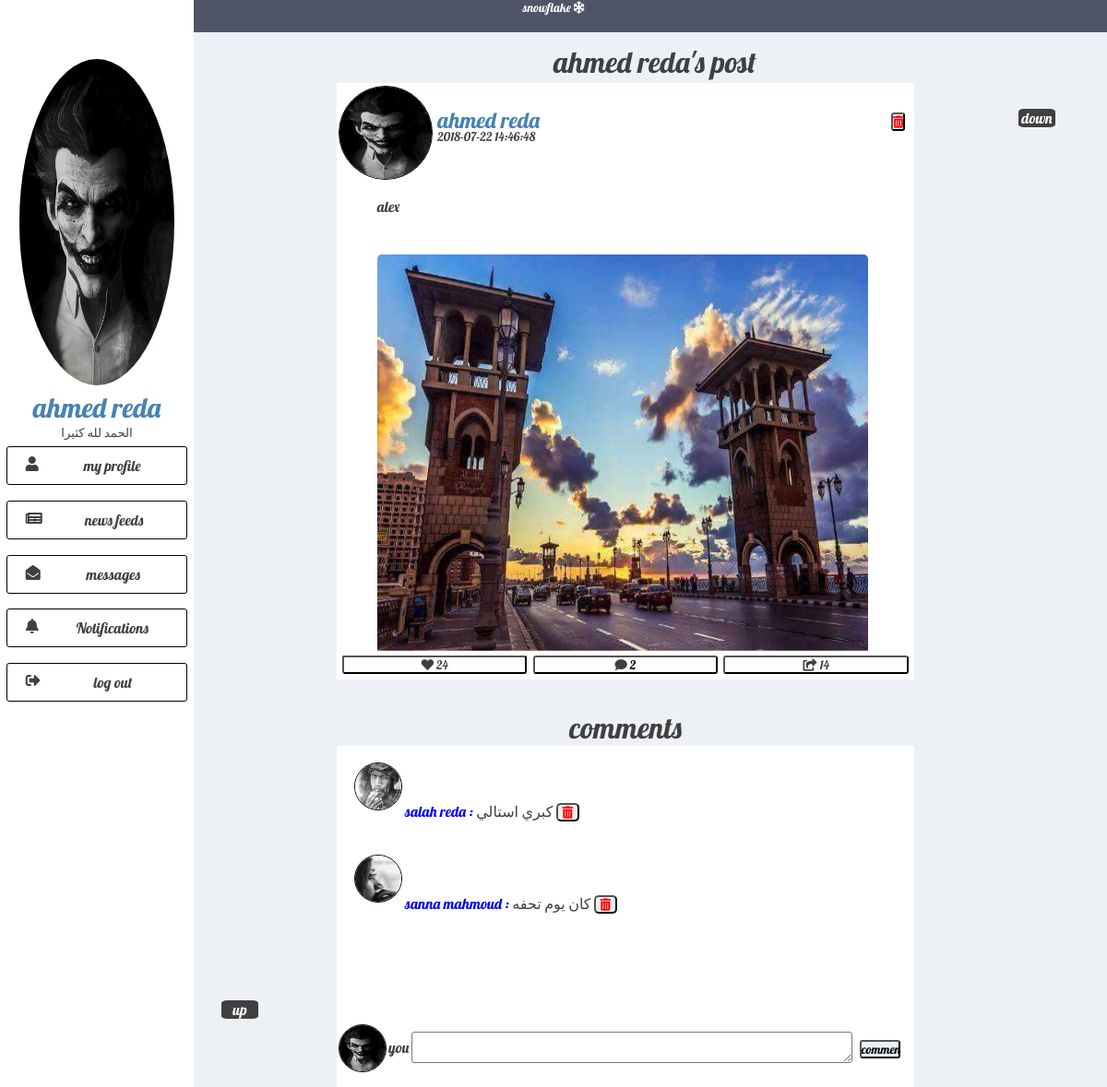
The page /?PG=S_post&post_id=102 (signed in) on the database its author committed.
### tables this page shows
CREATE TABLE `posts` (
  `id` int(11) NOT NULL,
  `text` varchar(500) DEFAULT NULL,
  `time` timestamp NOT NULL DEFAULT CURRENT_TIMESTAMP,
  `likes` int(11) DEFAULT '0',
  `comments` int(11) DEFAULT '0',
  `share` int(11) DEFAULT '0',
  `user_id` int(11) NOT NULL
);

CREATE TABLE `users` (
  `id` int(11) NOT NULL,
  `username` varchar(150) NOT NULL,
  `password` varchar(500) NOT NULL,
  `email` varchar(150) NOT NULL,
  `birth_day` varchar(150) DEFAULT NULL,
  `bio` varchar(500) DEFAULT NULL,
  `job` varchar(150) DEFAULT NULL,
  `city` varchar(150) DEFAULT NULL,
  `time` timestamp NOT NULL DEFAULT CURRENT_TIMESTAMP ON UPDATE CURRENT_TIMESTAMP,
  `secret` varchar(150) NOT NULL
);

CREATE TABLE `comment` (
  `id` int(11) NOT NULL,
  `text` varchar(150) NOT NULL,
  `time` timestamp NULL DEFAULT CURRENT_TIMESTAMP,
  `post_id` int(11) NOT NULL,
  `user_id` int(11) NOT NULL
);

### includes/special/S_post.php (the view, shortened to what this page needs)
<?php
include_once('phpDB/connectDB.php');
	$query="SELECT posts.* , users.id , users.username FROM posts INNER JOIN users ON posts.user_id=users.id WHERE posts.id ='".post_id."' ORDER BY `posts`.`time` DESC;";
			$result=mysqli_query($connect,$query);
			$row=mysqli_fetch_row($result);
		$post_user_name=$row[8];
?>
<a href="#bottom"><div class="go">down</div></a>
<a href="#top"><div class="go" style="top:92%;
	left: 20%;">up</div></a>
<link rel="stylesheet" href="css/S_post.css">
<h1 style=" position: fixed; top:4%;left:50%; z-index: 10;"><?php echo $post_user_name ;?>'s post</h1>
<br>
<br>
<br>
	<div id="posts">
		<?php
				echo'
		<form  class="post the_post" >
			<img src="cloud/'.$row[7].'/profile.jpg?v='.$_SESSION["my_version"].'">
		<a href="?PG=S_profile&S_user_id='.$row[7].'"><h2 style="color:steelblue!important;">'.$row[8].'</h2></a>
			<h5>'.$row[2].'</h5>
			<p style="padding-bottom:30px;">'.$row[1].'</p>
				';
				if(file_exists('cloud/'.$row[7].'/pro_post_img/'.$row[0].'.jpg'))
				{
					echo '<div class="post_img"><img src="cloud/'.$row[7].'/pro_post_img/'.$row[0].'.jpg"></div>';
				}
		if($row[7]==$_SESSION["id"])
		{
			echo'
			<button  type="submit" class="delete" style="width:15px!important;top:5%!important;left:95%!important;"><i class="fas fa-trash-alt" style="color:red!important;"></i><button>
			';
		}
				echo'
			<button  type="submit" class="share therdbutton" id="B_share'.$row[0].'" ><i class="fas fa-share-square" id="I_share'.$row[0].'"> </i><span id="C_share'.$row[0].'" value="'.$row[5].'"> '.$row[5].'</span></button>
			<button  type="submit" class="comment secondbutton" ><i class="fas fa-comment"></i> '.$row[4].'</button>
			<button type="submit" id="B_like'.$row[0].'" class="like firstbutton" > <i class="fas fa-heart" id="I_like'.$row[0].'" ></i><span id="C_like'.$row[0].'" value="'.$row[2].'"> '.$row[3].'</span> </button>
			';
			echo '
			<input type="hidden" name="post_id" value="'.$row[0].'">
			<input type="hidden" name="type" id="type'.$row[0].'" value="unliked">
			<input type="hidden" name="which" class="which" value="none">
			<input type="hidden" name="who" value="post">
		</form>
		<h1 style="display: inline-block!important;">comments</h1>
		';
		include_once('phpDB/connectDB.php');
			$query="SELECT posts.user_id FROM comment INNER JOIN posts ON comment.post_id=posts.id WHERE comment.post_id ='".post_id."' ORDER BY `comment`.`time` ASC;";
			$result=mysqli_query($connect,$query);
			$row=mysqli_fetch_row($result);
			$post_user=$row[0];
		$query="SELECT comment.* , users.id , users.username FROM comment INNER JOIN users ON comment.user_id=users.id WHERE comment.post_id ='".post_id."' ORDER BY `comment`.`time` ASC;";
			$result=mysqli_query($connect,$query);
			while ($row=mysqli_fetch_row($result))
			{
				echo'
			<form class="comments" action="phpDB/like.php"  method="post" enctype="multipart/form-data"  >
			<img class="U_profile" src="cloud/'.$row[5].'/profile.jpg?v='.$_SESSION["my_version"].'">
			<a href ="?PG=S_profile&S_user_id='.$row[4].'"><p><span style="color:blue!important;">'.$row[6].' : </span>'.$row[1].'</p></a>
			';
			if($row[4]==$_SESSION["id"]||$post_user==$_SESSION["id"])
			{
			echo '
			<button type="submit" style="width:25px!important;"><i class="fas fa-trash-alt" style="color:red!important;"></i></button>
			';
			}
			echo'
			<input type="hidden" name="comment_id"  value="'.$row[0].'">
			<input type="hidden" name="post_id" value="'.$_GET["post_id"].'">
			<input type="hidden" name="who"  value="comment_delete">
			</form>
		';
			}
		echo '<div class="comments">
		<form class="message" action="phpDB/like.php"  method="post" enctype="multipart/form-data" >
					<img class="C_profile" src="cloud/'.$_SESSION["id"].'/profile.jpg?v='.$_SESSION["my_version"].'">
					<h4>you </h4>
				<textarea name="comment"></textarea>
				<input type="hidden" name="post_id" value="'.$_GET["post_id"].'">
				<input type="hidden" name="who" value="insert_comment">
				<input type="submit" value="comment" >
			</form>
			</div>
		';
	?>
</div>

### css/index.css (style rules this page uses)
* { color: #404040!important; font-family: 'Lobster', cursive; font-weight:100!important; margin: 0; padding: 0; }
input,textarea,button { color: #000!important; border-radius: 5px; }
input[type="submit"],input[type="reset"],button { color: #000!important; }
body { width: 100%; min-height:580px; position: relative; background-color:#edf1f5; background-repeat: no-repeat; background-size: 100% 100%; background-attachment:fixed; }
.go { width: 40px; height: 20px; background-color:#404040; border-radius:15%; position: fixed; top:10%; left: 92%; color: white!important; text-align: center; z-index: 10; cursor: pointer; }

### css/S_post.css (style rules this page uses)
#posts { text-align:center; position: relative; margin-left: 13%; }
#posts .post { width: 60%; min-height:150px; margin: auto; margin-top:30px; position: relative; text-align: left; background-color:#ffffff; }
#posts .post img:first-child { width: 100px; height: 100px; border: 1px solid black; border-radius:50%; margin:0.4% 0.4%; }
#posts .post h2 { display: inline-block; position: absolute; margin:4% 0.4%; }
#posts .post h5 { display: inline-block; position: absolute; margin:8% 0.4%; }
#posts .post p { margin: 2%; margin-left: 7%; }
#posts .post button { position: absolute; top:96%; width: 32%; margin-left: 1%; background-color: white; border-radius:3px; }
#posts .post .firstbutton { left:0%; }
#posts .post .secondbutton { left:33%; }
#posts .post .therdbutton { left:66%; }
#posts .post .post_img { width: 100%; }
#posts .post .post_img img { min-width:85% ; min-height: 430px; max-width:500px ; margin-left: 7%; display: block; padding-bottom: 5%; margin-bottom: 5%; border: 0; border-radius: 5px; }
.comments { width: 60%; min-height:100px; margin: auto; position: relative; text-align: left; background-color:#ffffff; }
.comments p { padding-top:0%; padding-left:0%; display: inline-block; }
.message { width: 100%; min-height:70px; text-align: left; background-color:#ffffff; position: absolute; top:100%; left: 0%; }
.C_profile { width: 50px!important; height: 50px!important; border: 1px solid black; border-radius:50%; margin:0.4% 0.4%; }
.U_profile { width: 50px!important; height: 50px!important; border: 1px solid black; border-radius:50%; margin:3% 0% 1% 3%; }
.message h4 { display: inline-block; position:absolute; top:25%; left: 9%; }
textarea { position:absolute; top:15%; left: 13%; width: 76%; border-radius: 3px; }
input[type="submit"] { position:absolute; top:27%; left: 90.5%; width: 7%; border-radius: 3px; background-color: #edf1f5; }

### rows shown on the page
posts: user.username "ahmed reda", time "2018-07-22 14:46:48", text "alex", share "14", comments "2", likes "24"
comment: shows a picture, user.username "salah reda", text "كبري استالي"
comment: shows a picture, user.username "sanna mahmoud", text "كان يوم تحفه"

### other values the page prints
$_SESSION["username"] "ahmed reda"
$_SESSION["bio"] "الحمد لله كثيرا"
